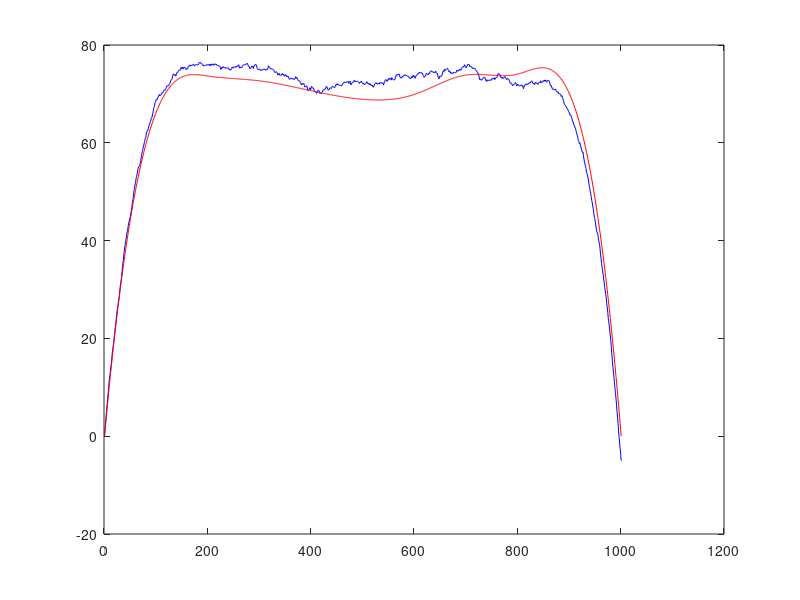
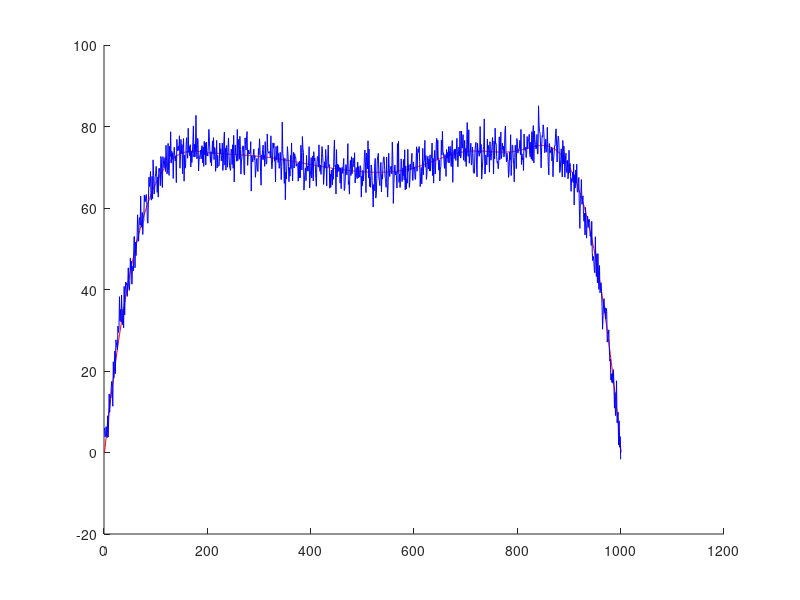
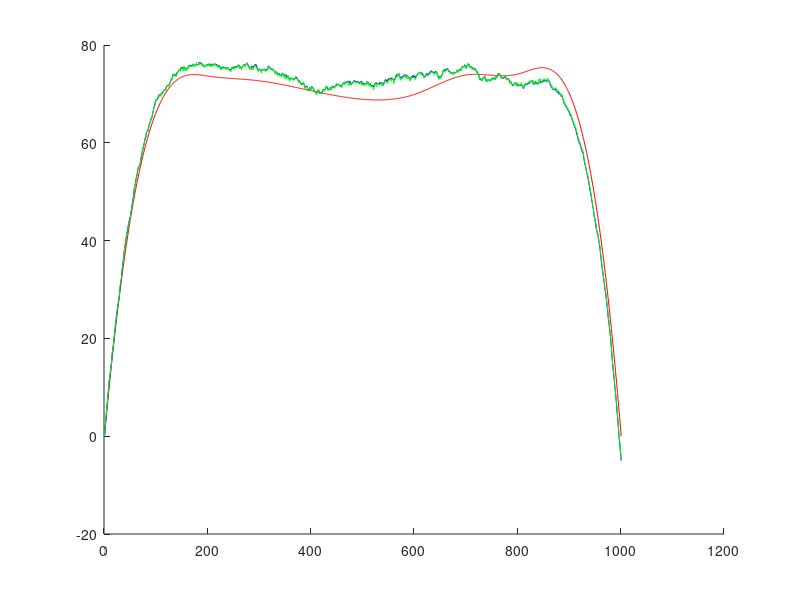

MATLAB code to generate these figures, in order:
close all
clear
load data_task4.mat
%%%%%%%%%%% part a %%%%%%%%%%%%%
mean_x = zeros(1,1001);
var_x = 0;
for i = 2:N
    mean_x(i) = mean_x(i-1) + dt * u(i-1);
    var_x = var_x + dt^2 * R_action;
    
end
figure
plot(mean_x,'b')
hold on
plot(x_real,'r')
%%%%%%%%% part b %%%%%%%%%%%%%
figure
hold on
plot(x_real,'r')
plot(z,'b')

%%%%%%%% part d %%%%%%%%%%%
mean_x = zeros(1,1001);
mean_x_post = zeros (1,1001);
var_x = 0;
var_x_post = zeros (1,1001);
for i = 2:N
    mean_x(i) = mean_x(i-1) + dt * u(i-1);
    var_x = var_x_post(i-1) + dt^2 * R_action;
    K = var_x * (var_x + 10)^(-1);
    mean_x_post(i) = mean_x(i) + K * (z(i-1) - mean_x(i));
    var_x_post(i) = (1 - K) * var_x;
    
    
end
figure
hold on
plot(x_real,'r')
plot(mean_x,'b')
plot(mean_x_post,'g')
